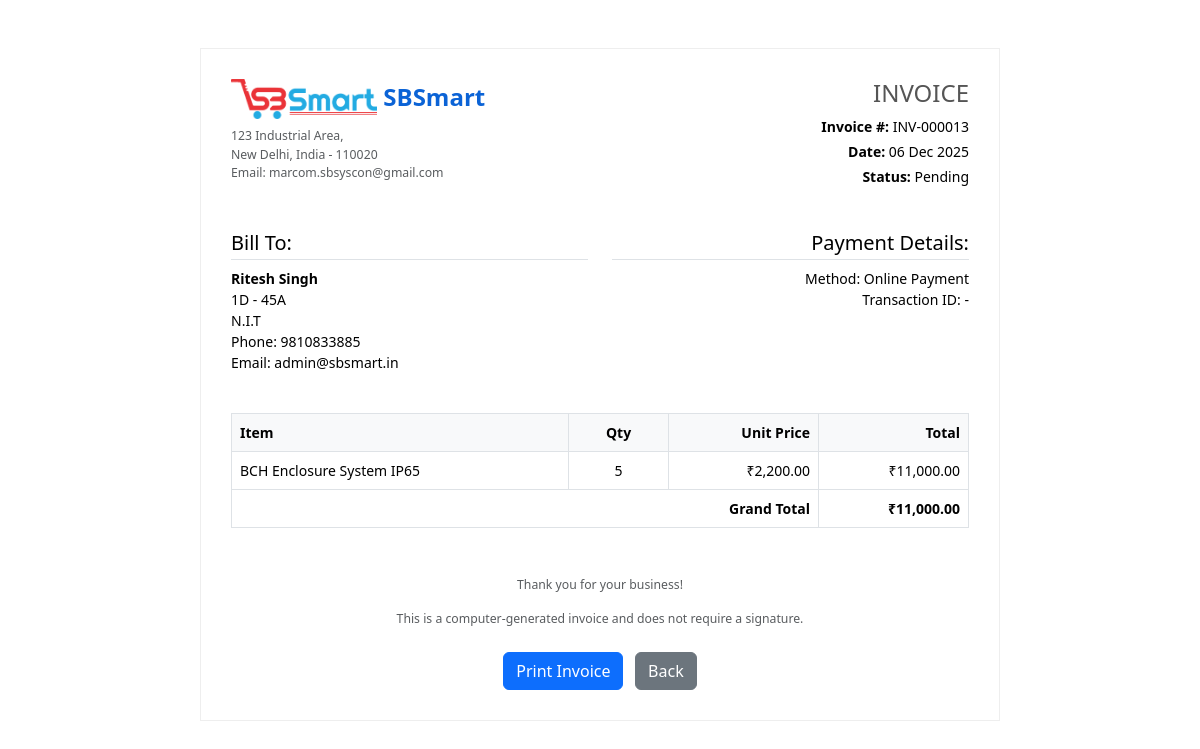
The app's page /invoice.php?id=13 (signed in) with its own data.
### tables this page shows
CREATE TABLE `orders` (
  `id` int(11) NOT NULL,
  `name` varchar(150) NOT NULL,
  `email` varchar(150) NOT NULL,
  `phone` varchar(20) NOT NULL,
  `address` text NOT NULL,
  `total` decimal(10,2) NOT NULL,
  `status` enum('pending','paid','failed','cancelled') DEFAULT 'pending',
  `razorpay_order_id` varchar(100) DEFAULT NULL,
  `razorpay_payment_id` varchar(100) DEFAULT NULL,
  `razorpay_signature` varchar(255) DEFAULT NULL,
  `created_at` timestamp NOT NULL DEFAULT CURRENT_TIMESTAMP
);

CREATE TABLE `order_items` (
  `id` int(11) NOT NULL,
  `order_id` int(11) NOT NULL,
  `product_id` int(11) NOT NULL,
  `title` varchar(255) NOT NULL,
  `price` decimal(10,2) NOT NULL,
  `qty` int(11) NOT NULL
);

### invoice.php (the view, shortened to what this page needs)
<?php
$orderId = (int)($_GET['id'] ?? 0);
$user = current_user();
$userEmail = $user['email'] ?? '';
$conn = get_db();
$stmt = $conn->prepare("SELECT * FROM orders WHERE id = ? AND email = ? LIMIT 1");
$stmt->execute([$orderId, $userEmail]);
$order = $stmt->fetch(PDO::FETCH_ASSOC);
$stmtIt = $conn->prepare("SELECT * FROM order_items WHERE order_id = ?");
$stmtIt->execute([$orderId]);
$items = $stmtIt->fetchAll(PDO::FETCH_ASSOC);
$orderDate = new DateTime($order['created_at']);
?>
<!doctype html>
<html lang="en">
<head>
    <link href="https://cdn.jsdelivr.net/npm/bootstrap@5.3.2/dist/css/bootstrap.min.css" rel="stylesheet">
</head>
<body class="py-5">
<div class="invoice-box">
    <div class="invoice-header">
        <div>
            <div class="logo mb-2">
                <img src="assets/images/logo.png" alt="SBSmart" style="height:40px;" onerror="this.style.display='none'">
                SBSmart
            </div>
            <address class="small text-muted">
                123 Industrial Area,<br>
                New Delhi, India - 110020<br>
                Email: marcom.sbsyscon@gmail.com
            </address>
        </div>
        <div class="text-end">
            <h1 class="invoice-title mb-2">Invoice</h1>
            <div class="mb-1"><strong>Invoice #:</strong> INV-<?= str_pad((string)$orderId, 6, '0', STR_PAD_LEFT) ?></div>
            <div class="mb-1"><strong>Date:</strong> <?= $orderDate->format('d M Y') ?></div>
            <div class="mb-1"><strong>Status:</strong> <?= ucfirst($order['status']) ?></div>
        </div>
    </div>
    <div class="row mb-4">
        <div class="col-6">
            <h5 class="border-bottom pb-1 mb-2">Bill To:</h5>
            <address>
                <strong><?= htmlspecialchars($order['name']) ?></strong><br>
                <?= nl2br(htmlspecialchars($order['address'])) ?><br>
                Phone: <?= htmlspecialchars($order['phone']) ?><br>
                Email: <?= htmlspecialchars($order['email']) ?>
            </address>
        </div>
        <div class="col-6 text-end">
            <h5 class="border-bottom pb-1 mb-2">Payment Details:</h5>
            <div>Method: <?= $order['razorpay_payment_id'] === 'COD' ? 'Cash On Delivery' : 'Online Payment' ?></div>
            <div>Transaction ID: <?= htmlspecialchars($order['razorpay_payment_id'] ?: '-') ?></div>
        </div>
    </div>
    <table class="table table-bordered">
        <thead>
            <tr>
                <th>Item</th>
                <th class="text-center" style="width:100px;">Qty</th>
                <th class="text-end" style="width:150px;">Unit Price</th>
                <th class="text-end" style="width:150px;">Total</th>
            </tr>
        </thead>
        <tbody>
            <?php $grandTotal = 0; foreach ($items as $item): ?>
                <?php $sub = $item['price'] * $item['qty']; $grandTotal += $sub; ?>
                <tr>
                    <td><?= htmlspecialchars($item['title']) ?></td>
                    <td class="text-center"><?= $item['qty'] ?></td>
                    <td class="text-end">₹<?= number_format((float)$item['price'], 2) ?></td>
                    <td class="text-end">₹<?= number_format((float)$sub, 2) ?></td>
                </tr>
            <?php endforeach; ?>
        </tbody>
        <tfoot>
            <tr>
                <td colspan="3" class="text-end fw-bold">Grand Total</td>
                <td class="text-end fw-bold">₹<?= number_format((float)$order['total'], 2) ?></td>
            </tr>
        </tfoot>
    </table>
    <div class="mt-5 text-center small text-muted">
        <p>Thank you for your business!</p>
        <p>This is a computer-generated invoice and does not require a signature.</p>
    </div>
    <div class="mt-4 text-center no-print">
        <button onclick="window.print()" class="btn btn-primary"><i class="bi bi-printer"></i> Print Invoice</button>
        <a href="javascript:history.back()" class="btn btn-secondary ms-2">Back</a>
    </div>
</div>
</body>
</html>

### invoice.php (style rules this page uses)
body { background: #fff; color: #000; font-size: 14px; }
.invoice-box { max-width: 800px; margin: auto; padding: 30px; border: 1px solid #eee; }
.invoice-header { display: flex; justify-content: space-between; margin-bottom: 2rem; }
.logo { font-size: 24px; font-weight: bold; color: #0b63d6; }
.invoice-title { font-size: 24px; text-transform: uppercase; color: #555; }
.table th { background: #f8f9fa; }

### records on screen
orders: created_at "06 Dec 2025", status "Pending", name "Ritesh Singh", address "1D - 45A N.I.T", phone "9810833885", email "admin@sbsmart.in", razorpay_payment "-", total "11,000.00"
order_items: title "BCH Enclosure System IP65", qty "5", price "2,200.00", sub "11,000.00"

### other values on screen
str_pad((string)$orderId, 6, '0', STR_PAD_LEFT) "000013"
